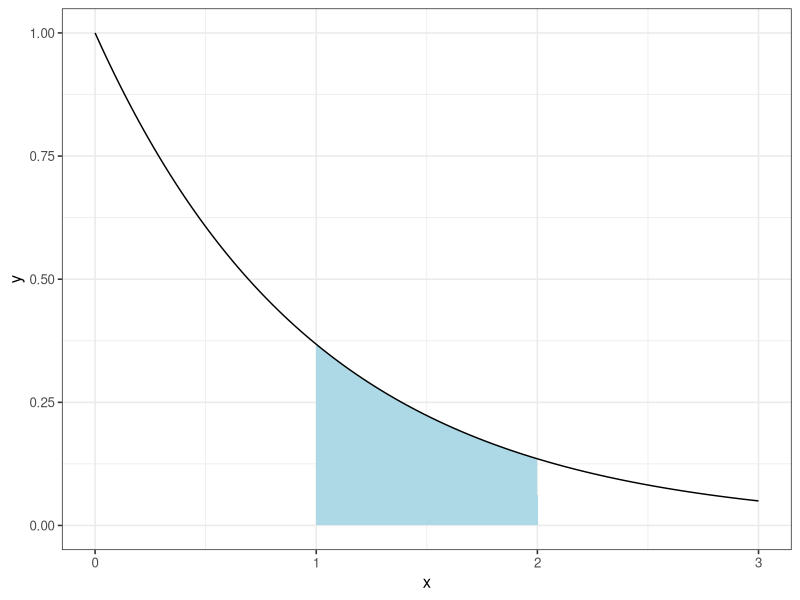
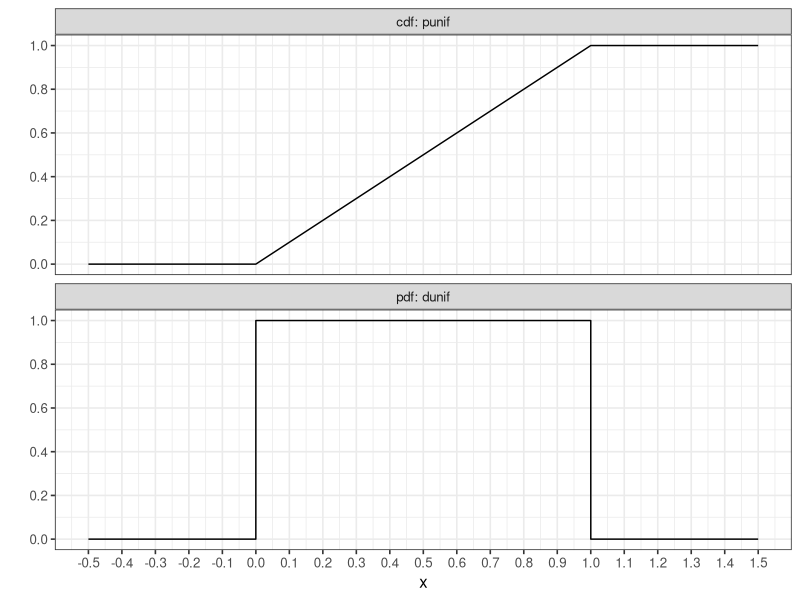
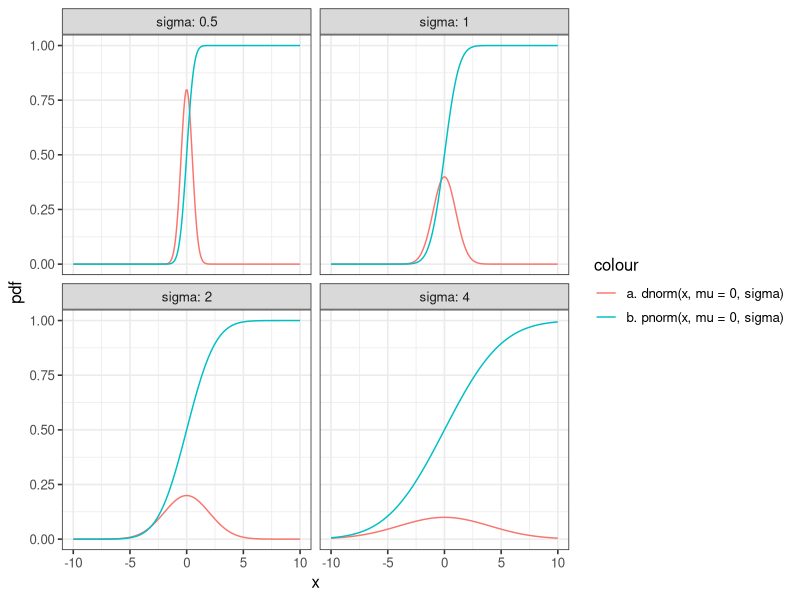
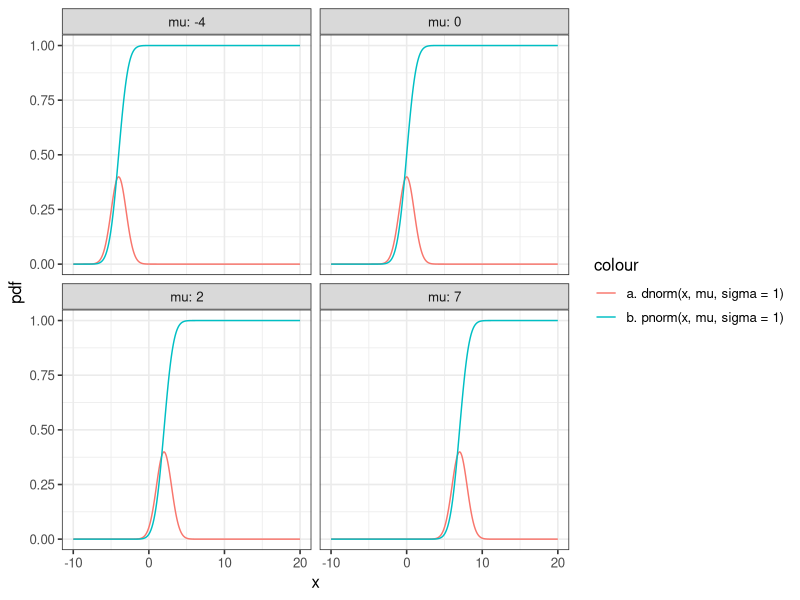
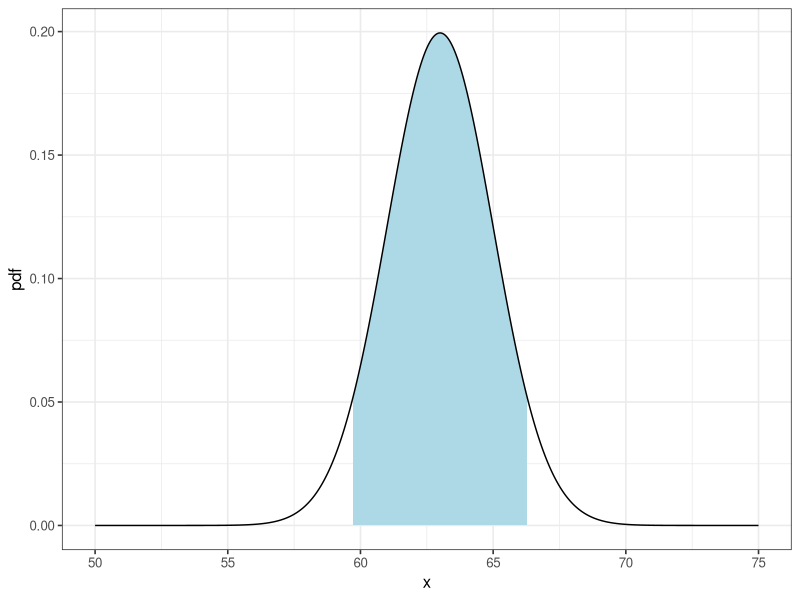
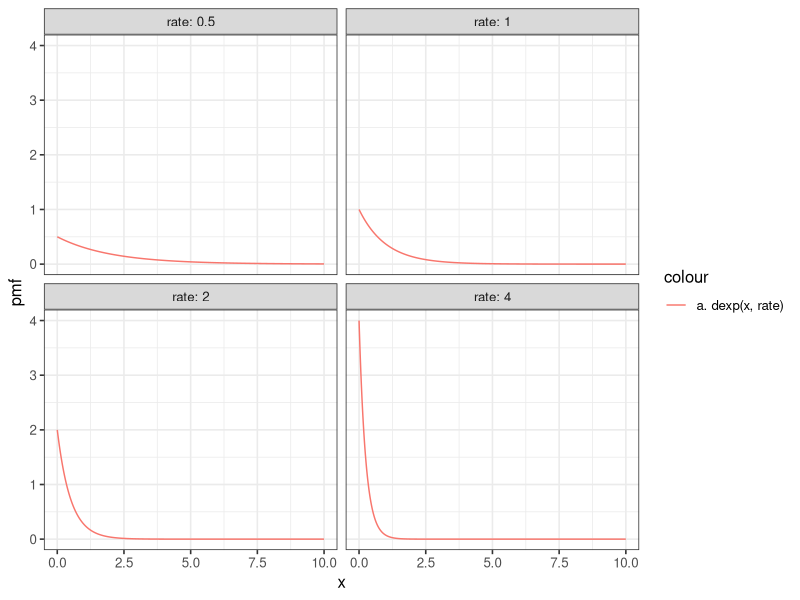

Write the R code that produced these figures, in order.
## ---- chunk 1
knitr::opts_chunk$set(echo = TRUE)

options(dplyr.summarise.inform = FALSE)


library(tidyverse)

# set theme used for plotting
theme_set(theme_bw(base_size = 12))
## ---- chunk 2
exp_tb <- tibble(
  x = seq(0,3,0.01),
  y=exp(-x)
)

ggplot(exp_tb) +
  geom_area(data=filter(exp_tb, x >= 1, x <=2),
            aes(x = x, y = y),
            fill = "lightblue") +
  geom_line(aes(x = x, y = y))


# Numerical integration with R

# Define the function
f_x <- function(x) {exp(-x)}

# Find P(1 <= x <= 2)
# Integrate the function for x between 1 and 2
P1_2 <- integrate(f_x, lower = 1, upper = 2)

## Hugsa at deila vi 1, tvs man hyggur at allari linjuni.
P1_2$value

# Read out the integrate value and the abs. error
#tibble(
#  value = P1_2
#)

# Find P(x >= 1 | x <= 2) = P(1 <= x <= 2) / P(x <= 2)
P1_2 <- integrate(f_x, lower = 1, upper = 2)
P0_2 <- integrate(f_x, lower = 0, upper = 2)

# P(x >= 1 ). ....
## Hvar hettar deilist við tann parting vit eru áhugaði í.
P1_2$value/P0_2$value
## ---- chunk 3
# Example 4.7

tb_dunif <- tibble(
  x = seq(-0.5, 1.5, 0.0001),
  y = dunif(x),
  label = "pdf: dunif"
)

tb_punif <- tibble(
  x = seq(-0.5, 1.5, 0.0001),
  y = punif(x),
  label = "cdf: punif"
)

tb_unif <- 
  rbind(
    tb_dunif,
    tb_punif
  )

ggplot(tb_unif) +
  geom_line(aes(x = x, y = y)) +
  facet_wrap(~ label, 
             ncol= 1) +
  scale_x_continuous(breaks=seq(-0.5, 1.5, 0.1)) +
  scale_y_continuous(breaks=seq(0, 1, 0.2)) +
  ylab("")
## ---- chunk 4
# simulate probabilities
x <- runif(10000)
mean(x > 0.3)

mean(0.2 < x & x < 0.5)

## ---- chunk 5
# Example in book, 4.8... ?

X <- runif(10000, 0, 1)
Y <- runif(10000, 0, 1)

tibble(
  x = X, 
  y = Y, 
  W = pmax(x,y)
)

# pmax is the parallel version of max
W <- pmax(X, Y)
mean(W < 2/3)

# P(W < 2/3)=
(2/3)^2
## ---- chunk 6
# Figure 4.6 shows examples of normal distributions with fixed mean mu = 0 and various value of the standard deviation sigma.

ndata <- NULL
sigma_vec <- c(0.5, 1, 2, 4)
for (i in sigma_vec) {
  tb_data <- NULL
  tb_data <- tibble(
    mu = 0,
    sigma = i,
    x = seq(-10, 10, 0.01),
    y = dnorm(x, mu, sigma),
    pnorm = pnorm(x, mu, sigma)
  )
  ndata <- rbind(ndata, tb_data)
}
# ndata

ggplot(ndata) +
  # geom_bar(aes(x, y), stat = "identity", width = 0.01) +
  geom_line(aes(x, y, color = "a. dnorm(x, mu = 0, sigma)")) +
  geom_line(aes(x, pnorm, color ="b. pnorm(x, mu = 0, sigma)")) +
  ylab("pdf") +
  facet_wrap(~ sigma, labeller = label_both)

## ---- chunk 7
# Figure 4.7 shows examples of normal distributions with fixed sigma = 1 and various values of mu.

ndata <- NULL
mu_vec <- c(-4, 0, 2, 7)
for (i in mu_vec) {
  tb_data <- NULL
  tb_data <- tibble(
    mu = i,
    sigma = 1,
    x = seq(-10, 20, 0.01),
    y = dnorm(x, mu, sigma),
    pnorm = pnorm(x, mu, sigma)
  )
  ndata <- rbind(ndata, tb_data)
}
# ndata

ggplot(ndata) +
  # geom_bar(aes(x, y), stat = "identity", width = 0.01) +
  geom_line(aes(x, y, color = "a. dnorm(x, mu, sigma = 1)")) +
  geom_line(aes(x, pnorm, color ="b. pnorm(x, mu, sigma = 1)")) +
  ylab("pdf") +
  facet_wrap(~ mu, labeller = label_both)

## ---- chunk 8
# Example 4.22

# what percentage of dog pregnancies last 60 days or fewer?
pnorm(60, 63, 2)

# What percentage of dog pregnancies last 67 days or more?
1 - pnorm(67, 63, 2)

# what range covers the shortest 90% of dog pregnancies?
qnorm(0.90, 63, 2)

# what is the narrowest range of times that covers 90% of the dog pregnancies
qnorm(0.05, 63, 2)
qnorm(0.95, 63, 2)

dog_data <- tibble(x = seq(50, 75, 0.01),
                   mu = 63,
                   sigma = 2,
                   y = dnorm(x, mu, sigma))
ggplot(dog_data) +
  geom_area(data=filter(dog_data,
                        x >= qnorm(0.05, 63, 2),
                        x <= qnorm(0.95, 63, 2)),
            aes(x = x, y = y),
            fill = "lightblue") +
  geom_line(aes(x, y)) +
  ylab("pdf")
## ---- chunk 9

Z <- rnorm(10000, )
## ---- chunk 10
# Example 4.24

# what is the probability that 3 or more of the women are 68 inces (5 foot, 8 inches) or taller?
pnorm(68, 65, 2.25, lower.tail = FALSE)
1 - pnorm(68, 65, 2.25)

# ...
sum(dbinom(3:7, 7, 0.09121122))
1 - pbinom(2, 7, 0.09121122)

# How likely is it that ethe team has no players who are 68 inches or taller
dbinom(0, 7, 0.09121122)
## ---- chunk 11
X <- rnorm(10000, 0, 3)
Y <- rnorm(10000, 0, 3)
d <- sqrt(X^2 + Y^2)
mean(d)
## ---- chunk 12
ndata <- NULL
rate_vec <- c(0.5, 1, 2, 4)
for (i in rate_vec) {
  tb_data <- NULL
  tb_data <- tibble(
    rate = i,
    x = seq(0, 10, 0.01),
    y = dexp(x, rate),
    pexp = pexp(x, rate)
  )
  ndata <- rbind(ndata, tb_data)
}
# ndata

ggplot(ndata) +
  geom_line(aes(x, y, color = "a. dexp(x, rate)")) +
  # geom_line(aes(x, pexp, color ="b. pexp(x, rate)")) +
  ylab("pmf") +
  facet_wrap(~ rate, labeller = label_both)

